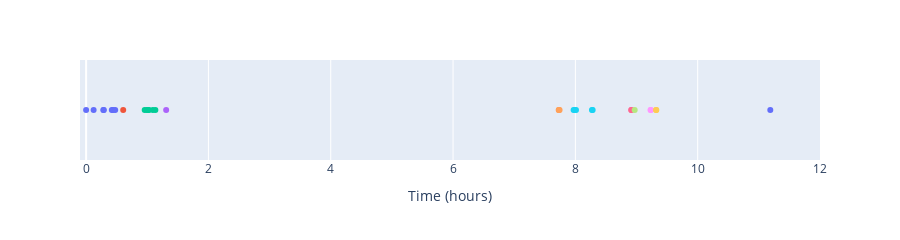

Notebook code cell kept with this figure:
### Code cell
fig = px.scatter(user_0[user_0.start_time<=12], x="start_time", y=np.ones(user_0[user_0.start_time<=12].shape[0]),color=
                'session_20',height=200)
fig.update_layout(
    xaxis_title="Time (hours)",
    yaxis_title="",
showlegend=False)
fig.update_layout(xaxis_range=[-0.1,12])
fig.update_yaxes(visible=False)
fig.show()

### Figure 1 — Plotly figure (JSON) as saved in the notebook; plotly's stock layout.template omitted (floating-point values rounded to 4 significant figures)
{"data": [{"hovertemplate": "session_20=0<br>start_time=%{x}<br>y=%{y}<extra></extra>", "legendgroup": "0", "marker": {"color": "#636efa", "symbol": "circle"}, "mode": "markers", "name": "0", "orientation": "v", "showlegend": true, "type": "scatter", "x": [0, 0.1225, 0.2811, 0.2894, 0.42, 0.4394, 0.4756], "xaxis": "x", "y": [1, 1, 1, 1, 1, 1, 1], "yaxis": "y"}, {"hovertemplate": "session_20=1<br>start_time=%{x}<br>y=%{y}<extra></extra>", "legendgroup": "1", "marker": {"color": "#EF553B", "symbol": "circle"}, "mode": "markers", "name": "1", "orientation": "v", "showlegend": true, "type": "scatter", "x": [0.6064], "xaxis": "x", "y": [1], "yaxis": "y"}, {"hovertemplate": "session_20=2<br>start_time=%{x}<br>y=%{y}<extra></extra>", "legendgroup": "2", "marker": {"color": "#00cc96", "symbol": "circle"}, "mode": "markers", "name": "2", "orientation": "v", "showlegend": true, "type": "scatter", "x": [0.9581, 0.9942, 1.019, 1.025, 1.091, 1.132], "xaxis": "x", "y": [1, 1, 1, 1, 1, 1], "yaxis": "y"}, {"hovertemplate": "session_20=3<br>start_time=%{x}<br>y=%{y}<extra></extra>", "legendgroup": "3", "marker": {"color": "#ab63fa", "symbol": "circle"}, "mode": "markers", "name": "3", "orientation": "v", "showlegend": true, "type": "scatter", "x": [1.309], "xaxis": "x", "y": [1], "yaxis": "y"}, {"hovertemplate": "session_20=4<br>start_time=%{x}<br>y=%{y}<extra></extra>", "legendgroup": "4", "marker": {"color": "#FFA15A", "symbol": "circle"}, "mode": "markers", "name": "4", "orientation": "v", "showlegend": true, "type": "scatter", "x": [7.728, 7.731, 7.742], "xaxis": "x", "y": [1, 1, 1], "yaxis": "y"}, {"hovertemplate": "session_20=5<br>start_time=%{x}<br>y=%{y}<extra></extra>", "legendgroup": "5", "marker": {"color": "#19d3f3", "symbol": "circle"}, "mode": "markers", "name": "5", "orientation": "v", "showlegend": true, "type": "scatter", "x": [7.971, 7.991, 8.01, 8.271, 8.283], "xaxis": "x", "y": [1, 1, 1, 1, 1], "yaxis": "y"}, {"hovertemplate": "session_20=6<br>start_time=%{x}<br>y=%{y}<extra></extra>", "legendgroup": "6", "marker": {"color": "#FF6692", "symbol": "circle"}, "mode": "markers", "name": "6", "orientation": "v", "showlegend": true, "type": "scatter", "x": [8.914, 8.917], "xaxis": "x", "y": [1, 1], "yaxis": "y"}, {"hovertemplate": "session_20=7<br>start_time=%{x}<br>y=%{y}<extra></extra>", "legendgroup": "7", "marker": {"color": "#B6E880", "symbol": "circle"}, "mode": "markers", "name": "7", "orientation": "v", "showlegend": true, "type": "scatter", "x": [8.97], "xaxis": "x", "y": [1], "yaxis": "y"}, {"hovertemplate": "session_20=8<br>start_time=%{x}<br>y=%{y}<extra></extra>", "legendgroup": "8", "marker": {"color": "#FF97FF", "symbol": "circle"}, "mode": "markers", "name": "8", "orientation": "v", "showlegend": true, "type": "scatter", "x": [9.23, 9.233], "xaxis": "x", "y": [1, 1], "yaxis": "y"}, {"hovertemplate": "session_20=9<br>start_time=%{x}<br>y=%{y}<extra></extra>", "legendgroup": "9", "marker": {"color": "#FECB52", "symbol": "circle"}, "mode": "markers", "name": "9", "orientation": "v", "showlegend": true, "type": "scatter", "x": [9.32, 9.323], "xaxis": "x", "y": [1, 1], "yaxis": "y"}, {"hovertemplate": "session_20=10<br>start_time=%{x}<br>y=%{y}<extra></extra>", "legendgroup": "10", "marker": {"color": "#636efa", "symbol": "circle"}, "mode": "markers", "name": "10", "orientation": "v", "showlegend": true, "type": "scatter", "x": [11.19], "xaxis": "x", "y": [1], "yaxis": "y"}], "layout": {"height": 200, "legend": {"title": {"text": "session_20"}, "tracegroupgap": 0}, "margin": {"t": 60}, "showlegend": false, "xaxis": {"anchor": "y", "domain": [0, 1], "range": [-0.1, 12], "title": {"text": "Time (hours)"}}, "yaxis": {"anchor": "x", "domain": [0, 1], "title": {"text": ""}, "visible": false}}}
